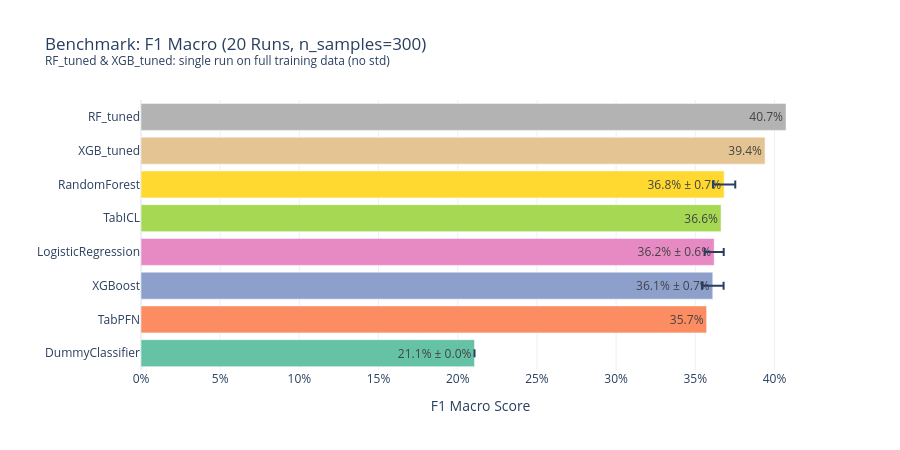

The code cell stored with this chart in its notebook:
### Markdown cell above
## 4.1 F1 Macro Comparison

### Code cell
# F1 Macro: Bar Chart with Error Bars
model_order = df_summary.sort_values('f1_mean')['model'].tolist()
 
fig = px.bar(
    df_summary.sort_values('f1_mean'),
    x='f1_mean', y='model', error_x='f1_std',
    orientation='h',
    text=df_summary.sort_values('f1_mean').apply(
        lambda r: f"{r['f1_mean']:.1%}"
        if pd.isna(r['f1_std'])
        else f"{r['f1_mean']:.1%} ± {r['f1_std']:.1%}",  
        axis=1
    ),
    title=f'Benchmark: F1 Macro ({N_LOOPS} Runs, n_samples={N_SAMPLES})<br>'
          f'<sup>RF_tuned & XGB_tuned: single run on full training data (no std)</sup>',
    labels={'f1_mean': 'F1 Macro Score', 'model': ''},
    color='model',
    color_discrete_sequence=px.colors.qualitative.Set2,
    template='plotly_white'
)
fig.update_layout(
    xaxis_tickformat='.0%',
    showlegend=False,
    yaxis=dict(categoryorder='array', categoryarray=model_order),
    height=450,  
)
show_and_save(fig, "benchmark_f1_macro_comparison")

### Figure 1 — Plotly figure (JSON) as saved in the notebook; plotly's stock layout.template omitted (floating-point values rounded to 4 significant figures)
{"data": [{"error_x": {"array": [0.0]}, "hovertemplate": "=%{y}<br>F1 Macro Score=%{x}<br>text=%{text}<extra></extra>", "legendgroup": "DummyClassifier", "marker": {"color": "rgb(102,194,165)", "pattern": {"shape": ""}}, "name": "DummyClassifier", "orientation": "h", "showlegend": true, "text": ["21.1% ± 0.0%"], "textposition": "auto", "type": "bar", "x": [0.2106], "xaxis": "x", "y": ["DummyClassifier"], "yaxis": "y"}, {"error_x": {"array": [NaN]}, "hovertemplate": "=%{y}<br>F1 Macro Score=%{x}<br>text=%{text}<extra></extra>", "legendgroup": "TabPFN", "marker": {"color": "rgb(252,141,98)", "pattern": {"shape": ""}}, "name": "TabPFN", "orientation": "h", "showlegend": true, "text": ["35.7%"], "textposition": "auto", "type": "bar", "x": [0.3571], "xaxis": "x", "y": ["TabPFN"], "yaxis": "y"}, {"error_x": {"array": [0.006829]}, "hovertemplate": "=%{y}<br>F1 Macro Score=%{x}<br>text=%{text}<extra></extra>", "legendgroup": "XGBoost", "marker": {"color": "rgb(141,160,203)", "pattern": {"shape": ""}}, "name": "XGBoost", "orientation": "h", "showlegend": true, "text": ["36.1% ± 0.7%"], "textposition": "auto", "type": "bar", "x": [0.361], "xaxis": "x", "y": ["XGBoost"], "yaxis": "y"}, {"error_x": {"array": [0.006025]}, "hovertemplate": "=%{y}<br>F1 Macro Score=%{x}<br>text=%{text}<extra></extra>", "legendgroup": "LogisticRegression", "marker": {"color": "rgb(231,138,195)", "pattern": {"shape": ""}}, "name": "LogisticRegression", "orientation": "h", "showlegend": true, "text": ["36.2% ± 0.6%"], "textposition": "auto", "type": "bar", "x": [0.3619], "xaxis": "x", "y": ["LogisticRegression"], "yaxis": "y"}, {"error_x": {"array": [NaN]}, "hovertemplate": "=%{y}<br>F1 Macro Score=%{x}<br>text=%{text}<extra></extra>", "legendgroup": "TabICL", "marker": {"color": "rgb(166,216,84)", "pattern": {"shape": ""}}, "name": "TabICL", "orientation": "h", "showlegend": true, "text": ["36.6%"], "textposition": "auto", "type": "bar", "x": [0.3663], "xaxis": "x", "y": ["TabICL"], "yaxis": "y"}, {"error_x": {"array": [0.007029]}, "hovertemplate": "=%{y}<br>F1 Macro Score=%{x}<br>text=%{text}<extra></extra>", "legendgroup": "RandomForest", "marker": {"color": "rgb(255,217,47)", "pattern": {"shape": ""}}, "name": "RandomForest", "orientation": "h", "showlegend": true, "text": ["36.8% ± 0.7%"], "textposition": "auto", "type": "bar", "x": [0.3682], "xaxis": "x", "y": ["RandomForest"], "yaxis": "y"}, {"error_x": {"array": [NaN]}, "hovertemplate": "=%{y}<br>F1 Macro Score=%{x}<br>text=%{text}<extra></extra>", "legendgroup": "XGB_tuned", "marker": {"color": "rgb(229,196,148)", "pattern": {"shape": ""}}, "name": "XGB_tuned", "orientation": "h", "showlegend": true, "text": ["39.4%"], "textposition": "auto", "type": "bar", "x": [0.394], "xaxis": "x", "y": ["XGB_tuned"], "yaxis": "y"}, {"error_x": {"array": [NaN]}, "hovertemplate": "=%{y}<br>F1 Macro Score=%{x}<br>text=%{text}<extra></extra>", "legendgroup": "RF_tuned", "marker": {"color": "rgb(179,179,179)", "pattern": {"shape": ""}}, "name": "RF_tuned", "orientation": "h", "showlegend": true, "text": ["40.7%"], "textposition": "auto", "type": "bar", "x": [0.4073], "xaxis": "x", "y": ["RF_tuned"], "yaxis": "y"}], "layout": {"barmode": "relative", "height": 450, "legend": {"title": {"text": ""}, "tracegroupgap": 0}, "showlegend": false, "title": {"text": "Benchmark: F1 Macro (20 Runs, n_samples=300)<br><sup>RF_tuned & XGB_tuned: single run on full training data (no std)</sup>"}, "xaxis": {"anchor": "y", "domain": [0, 1], "tickformat": ".0%", "title": {"text": "F1 Macro Score"}}, "yaxis": {"anchor": "x", "categoryarray": ["DummyClassifier", "TabPFN", "XGBoost", "LogisticRegression", "TabICL", "RandomForest", "XGB_tuned", "RF_tuned"], "categoryorder": "array", "domain": [0, 1], "title": {"text": ""}}}}
